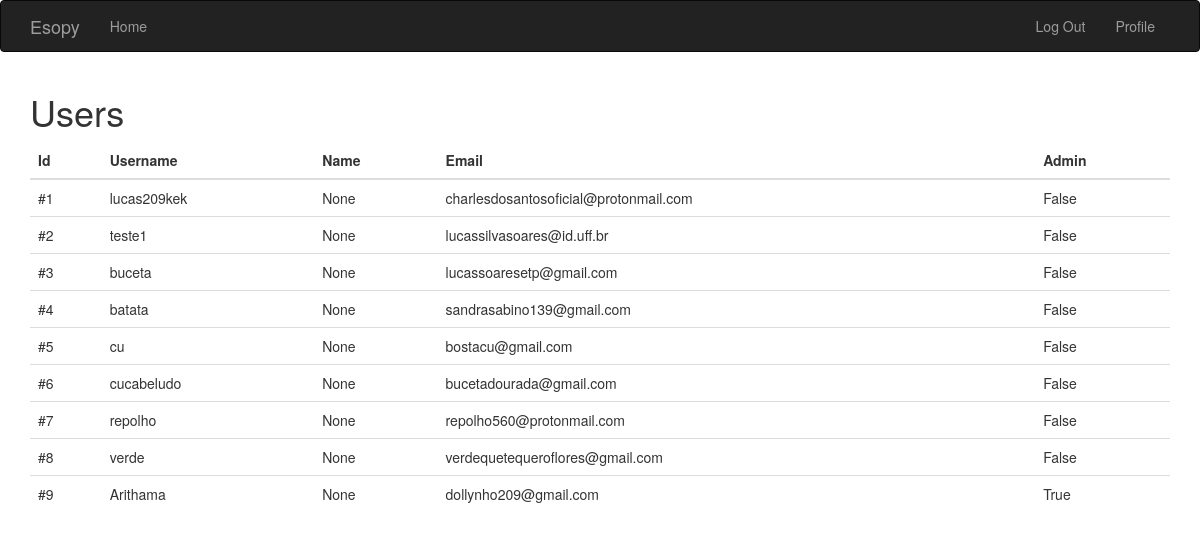
The page /users (signed in) on the database as committed earlier.
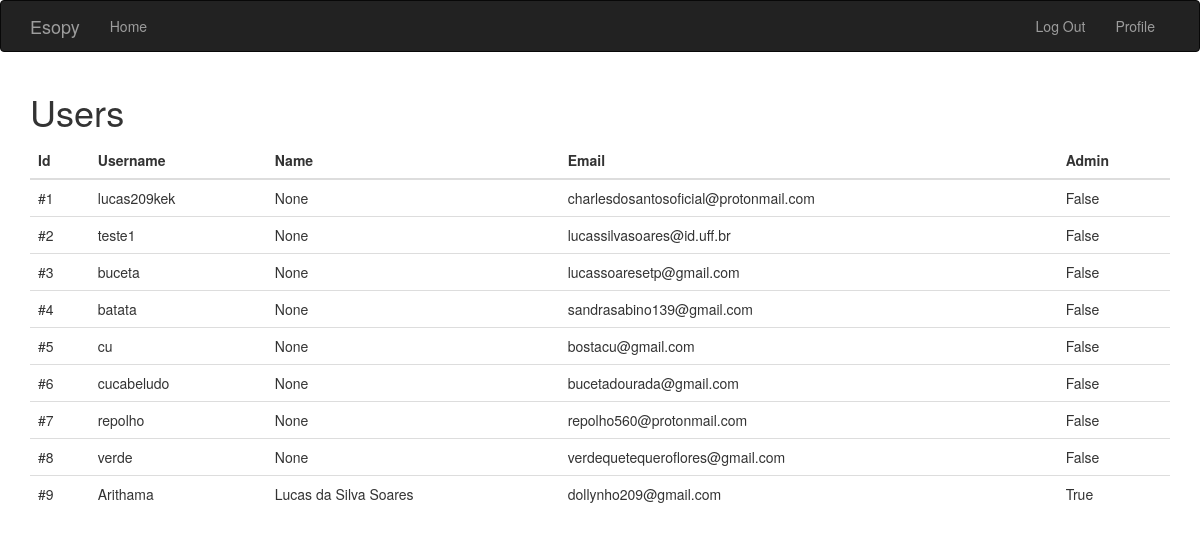
The same page on the database as committed later.
### app/models.py (models this page shows, shortened)
class User(UserMixin, db.Model):
    __tablename__ = 'users'
    id = db.Column(db.Integer, primary_key=True)
    email = db.Column(db.String(64), unique=True, index=True)
    username = db.Column(db.String(64), unique=True, index=True)
    password_hash = db.Column(db.String(128))
    confirmed = db.Column(db.Boolean, default=False)
    is_admin = db.Column(db.Boolean, default=False)
    name = db.Column(db.String(64))
    about_me = db.Column(db.Text())
    member_since = db.Column(db.DateTime(), default=datetime.utcnow)
    @property
    def password(self):
        raise AttributeError('password is not a readable attribute')

### app/main/views.py (the view)
@main.route('/users')
def users():
    users = User.query.all()
    return render_template('users.html', users=users)

### app/auth/views.py (called while the page is built)
@auth.before_app_request
def before_request():
    if current_user.is_authenticated \
    and not current_user.confirmed \
    and request.blueprint != 'auth' \
    and request.endpoint != 'static':
        return redirect(url_for('auth.unconfirmed'))

### app/models.py (called while the page is built)
@login_manager.user_loader
def load_user(user_id):
    return User.query.get(int(user_id))

### app/templates/users.html
{% extends "base.html" %}
{% block page_content %}
{% if current_user.is_admin %}
    <h1 class="title">{% block title %} Users {% endblock %}</h1>
    <div class="content">
        <table class="table">
            <thead>
              <tr>
                <th scope="col">Id</th>
                <th scope="col">Username</th>
                <th scope="col">Name</th>
                <th scope="col">Email</th>
                <th scope="col">Admin</th>
              </tr>
            </thead>
            <tbody>
            {% for user in users %}
                <tr>
                <td>#{{ user.id }}</td>
                <td>{{ user.username }}</td>
                <td>{{ user.name }}</td>
                <td>{{ user.email }}</td>
                <td>{{ user.is_admin }}</td>
              </tr>
            {% endfor %}
            </tbody>
          </table>
    </div>
{% else %}
You do not have permission to access this page
{% endif %}
{% endblock %}

Rows that differ between the two databases and show on the page:
changed User "Arithama": name "None" → "Lucas da Silva Soares"
